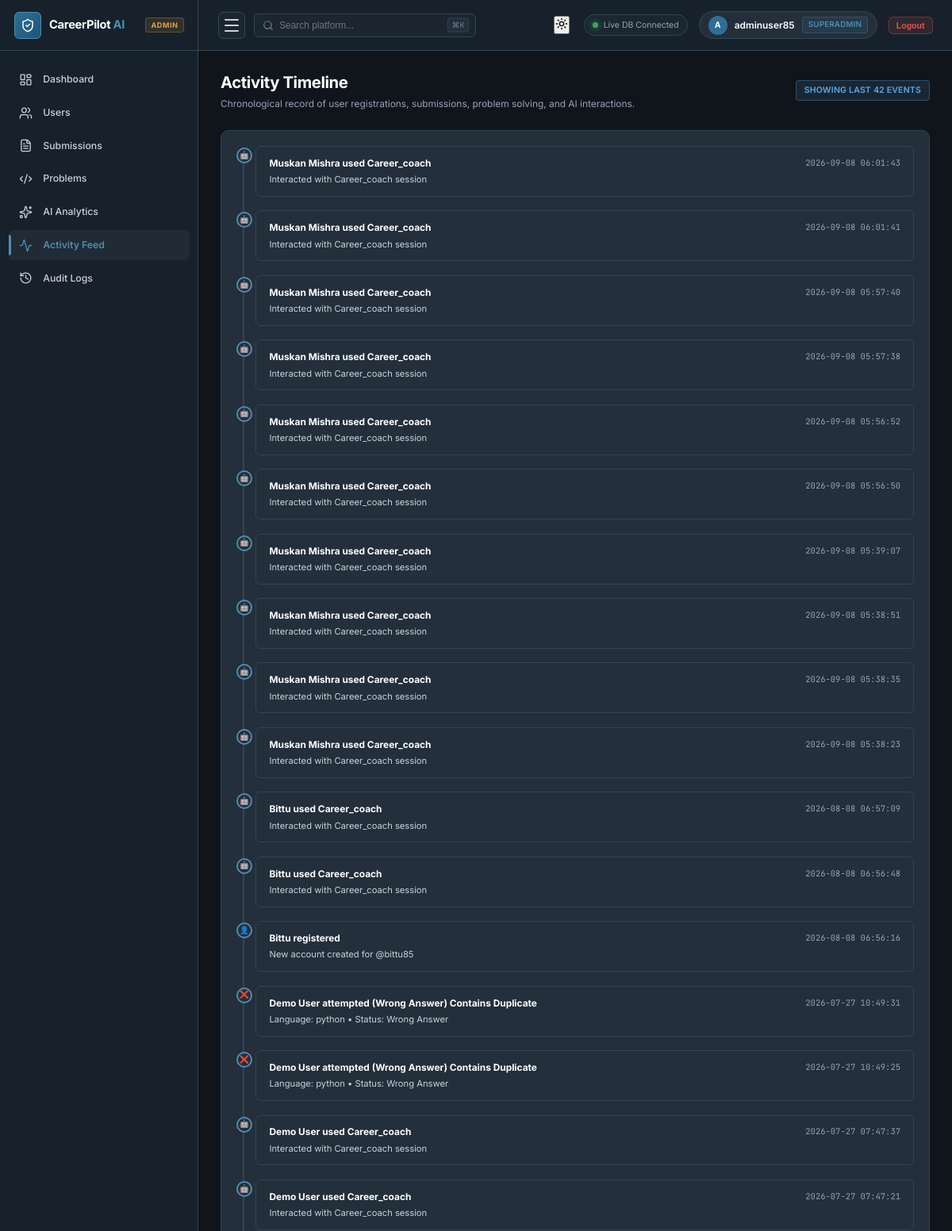
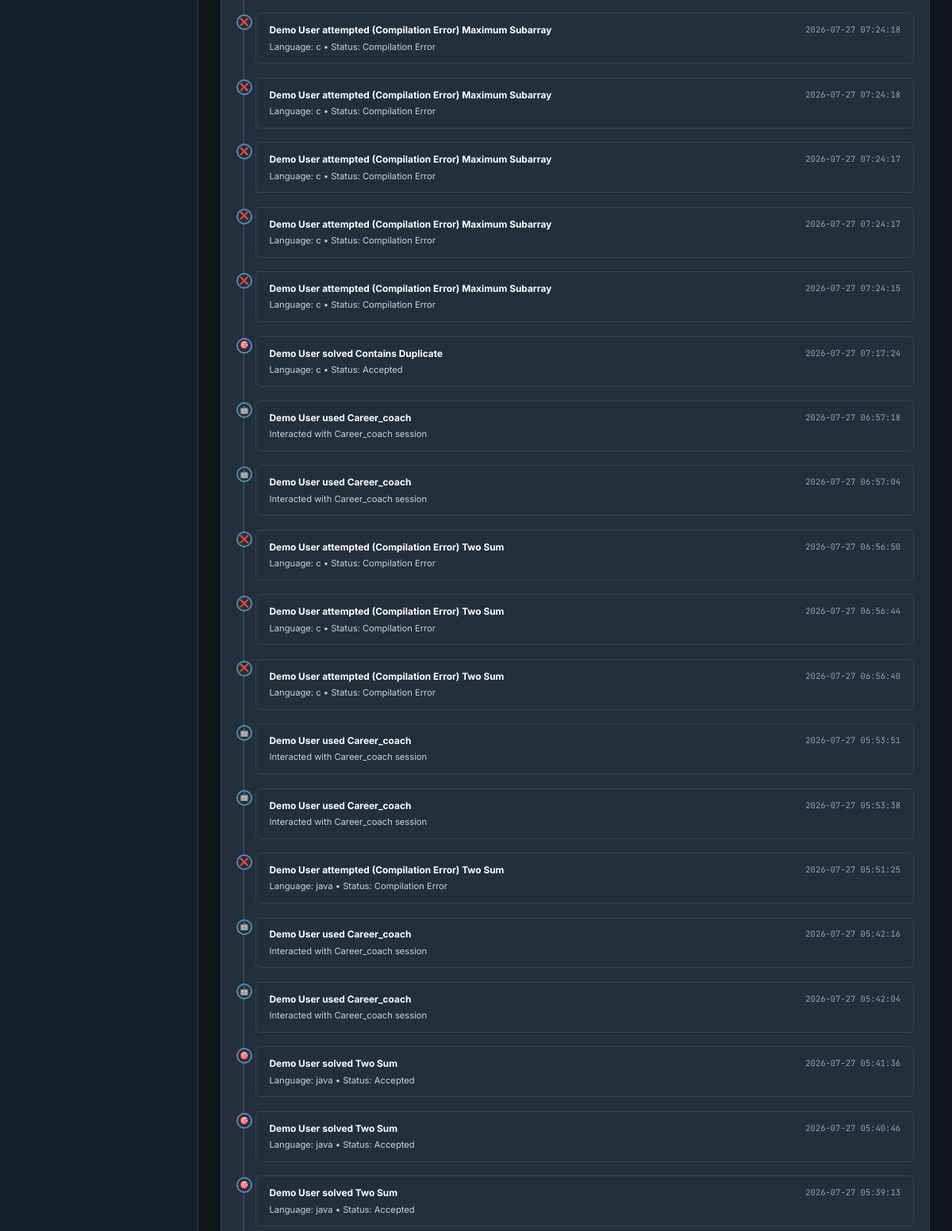
Before: /admin/activity (signed in, upper part) with the older database file (2 pictures, top to bottom).
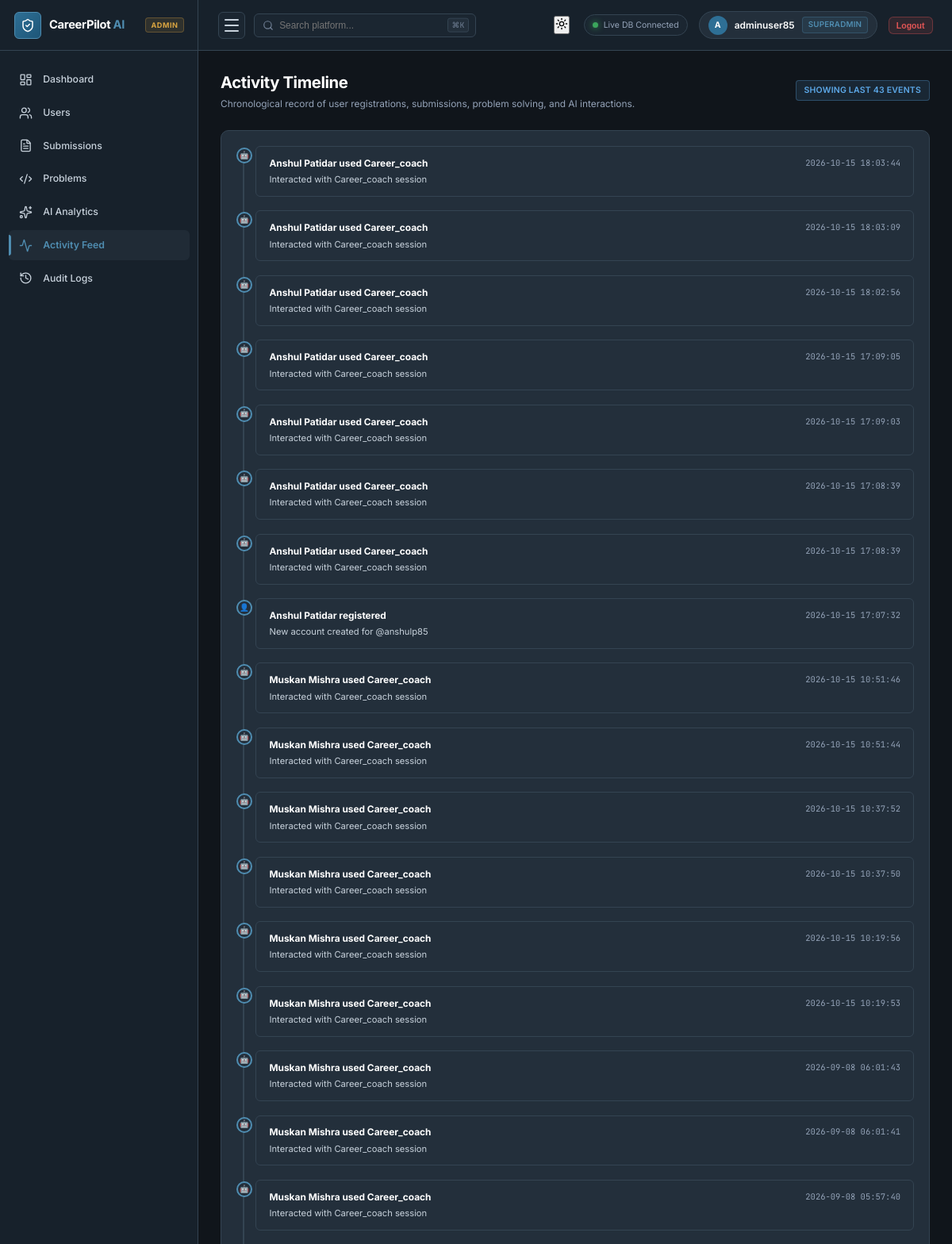
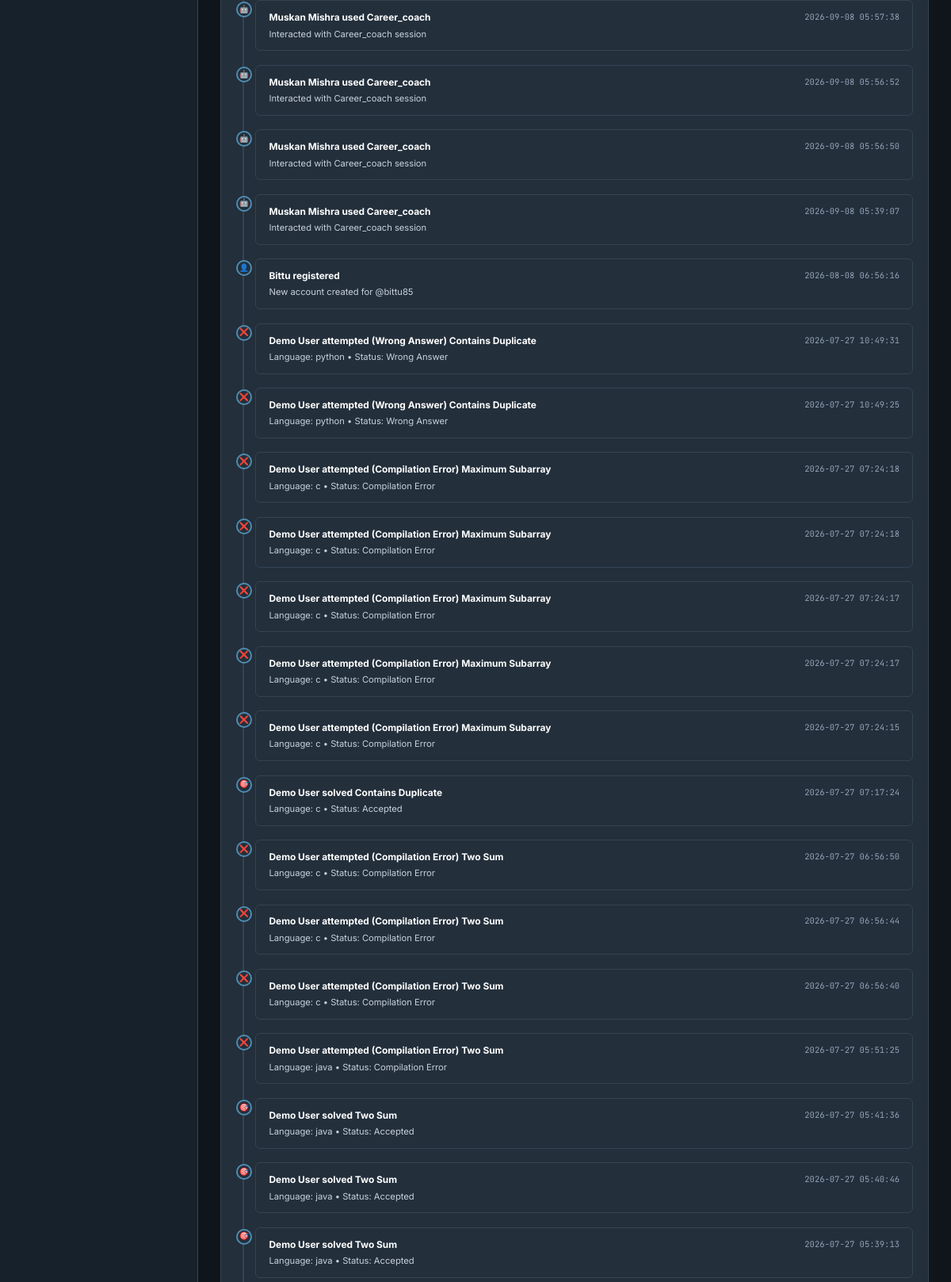
After: the same page with the newer database file (2 pictures, top to bottom).
### tables this page shows
CREATE TABLE chat_history (
    id INTEGER PRIMARY KEY AUTOINCREMENT,
    user_id INTEGER NOT NULL,
    session_id TEXT NOT NULL,
    role TEXT NOT NULL CHECK(role IN ('user', 'assistant', 'system')),
    message TEXT NOT NULL,
    module TEXT DEFAULT 'career_coach',
    metadata TEXT DEFAULT '{}',
    created_at TIMESTAMP DEFAULT CURRENT_TIMESTAMP,
    FOREIGN KEY (user_id) REFERENCES users(id) ON DELETE CASCADE
);

CREATE TABLE users (
    id INTEGER PRIMARY KEY AUTOINCREMENT,
    username TEXT NOT NULL UNIQUE,
    email TEXT NOT NULL UNIQUE,
    password_hash TEXT NOT NULL,
    full_name TEXT DEFAULT '',
    avatar_url TEXT DEFAULT '/static/images/default-avatar.png',
    bio TEXT DEFAULT '',
    phone TEXT DEFAULT '',
    location TEXT DEFAULT '',
    linkedin_url TEXT DEFAULT '',
    github_url TEXT DEFAULT '',
    portfolio_url TEXT DEFAULT '',
    role TEXT DEFAULT 'user' CHECK(role IN ('user', 'admin')),
    is_active INTEGER DEFAULT 1,
    last_login TIMESTAMP,
    created_at TIMESTAMP DEFAULT CURRENT_TIMESTAMP,
    updated_at TIMESTAMP DEFAULT CURRENT_TIMESTAMP
);

CREATE TABLE problem_submissions (
                id INTEGER PRIMARY KEY AUTOINCREMENT,
                user_id INTEGER NOT NULL,
                problem_id INTEGER NOT NULL,
                code TEXT NOT NULL,
                language TEXT NOT NULL,
                status TEXT NOT NULL, -- Accepted, Wrong Answer, Time Limit, Runtime Error, etc
                execution_time INTEGER DEFAULT 0, -- in ms
                memory INTEGER DEFAULT 0, -- in KB
                coding_metrics TEXT,      -- JSON of typing speed, keypresses, deletes, reading time
                created_at TEXT DEFAULT CURRENT_TIMESTAMP,
                FOREIGN KEY (problem_id) REFERENCES problems(id) ON DELETE CASCADE
            );

### backend/routes/admin.py (the view)
@admin_bp.route('/activity')
@admin_required
def activity():
    events = AdminAnalyticsService.get_activity_timeline(limit=60)
    return render_template('admin/activity.html', events=events)

### backend/database/db.py (called while the page is built)
def get_db_path() -> str:
    base_dir = os.path.dirname(os.path.dirname(os.path.dirname(os.path.abspath(__file__))))
    return os.path.join(base_dir, DATABASE_PATH)

def get_connection(db_path: Optional[str] = None) -> sqlite3.Connection:
    path = db_path or get_db_path()
    conn = sqlite3.connect(path)
    conn.row_factory = sqlite3.Row
    conn.execute("PRAGMA foreign_keys = ON")
    conn.execute("PRAGMA journal_mode = WAL")
    return conn

@contextmanager
def get_db(db_path: Optional[str] = None):
    conn = get_connection(db_path)
    try:
        yield conn
        conn.commit()
    except Exception:
        conn.rollback()
        raise
    finally:
        conn.close()

### backend/routes/admin.py (called while the page is built, shortened)
def admin_required(f):
    @functools.wraps(f)
    def decorated_function(*args, **kwargs):
        return f(*args, **kwargs)
    return decorated_function

### templates/admin/activity.html (shortened to what this page needs)
{% extends "admin/layout.html" %}
{% block content %}
<div class="admin-header">
    <div>
        <h1 class="admin-title">Activity Timeline</h1>
        <p class="admin-subtitle">Chronological record of user registrations, submissions, problem solving, and AI interactions.</p>
    </div>
    <div>
        <span class="adm-badge adm-badge-info" style="padding: 4px 10px; font-size: 0.75rem;">
            Showing Last {{ events|length }} Events
        </span>
    </div>
</div>
<div class="adm-card">
    {% if events %}
        <div class="adm-timeline">
            {% for act in events %}
                <div class="adm-timeline-item">
                    <div class="adm-timeline-dot">{{ act.icon }}</div>
                    <div class="adm-timeline-card">
                        <div style="display: flex; justify-content: space-between; align-items: center; margin-bottom: 0.25rem; flex-wrap: wrap; gap: 0.5rem;">
                            <strong style="color: var(--text-primary); font-size: 0.85rem;">{{ act.title }}</strong>
                            <span style="font-size: 0.75rem; color: var(--text-tertiary); font-family: 'JetBrains Mono', monospace;">{{ act.timestamp }}</span>
                        </div>
                        <p style="font-size: 0.8rem; color: var(--text-secondary); margin: 0;">{{ act.detail }}</p>
                    </div>
                </div>
            {% endfor %}
        </div>
    {% else %}
        <p style="text-align: center; padding: 2.5rem; color: var(--text-muted); font-size: 0.85rem;">
            No activity events recorded yet.
        </p>
    {% endif %}
</div>
{% endblock %}

Changed rows visible on the page:
no longer on this page (row unchanged): chat_history: icon "🤖", title "Muskan Mishra used Career_coach", timestamp "2026-09-08 05:38:51", detail "Interacted with Career_coach session"
no longer on this page (row unchanged): chat_history: icon "🤖", title "Muskan Mishra used Career_coach", timestamp "2026-09-08 05:38:35", detail "Interacted with Career_coach session"
no longer on this page (row unchanged): chat_history: icon "🤖", title "Muskan Mishra used Career_coach", timestamp "2026-09-08 05:38:23", detail "Interacted with Career_coach session"
no longer on this page (row unchanged): chat_history: icon "🤖", title "Bittu used Career_coach", timestamp "2026-08-08 06:57:09", detail "Interacted with Career_coach session"
no longer on this page (row unchanged): chat_history: icon "🤖", title "Bittu used Career_coach", timestamp "2026-08-08 06:56:48", detail "Interacted with Career_coach session"
no longer on this page (row unchanged): chat_history: icon "🤖", title "Demo User used Career_coach", timestamp "2026-07-27 07:47:37", detail "Interacted with Career_coach session"
no longer on this page (row unchanged): chat_history: icon "🤖", title "Demo User used Career_coach", timestamp "2026-07-27 07:47:21", detail "Interacted with Career_coach session"
no longer on this page (row unchanged): chat_history: icon "🤖", title "Demo User used Career_coach", timestamp "2026-07-27 06:57:18", detail "Interacted with Career_coach session"
no longer on this page (row unchanged): chat_history: icon "🤖", title "Demo User used Career_coach", timestamp "2026-07-27 06:57:04", detail "Interacted with Career_coach session"
no longer on this page (row unchanged): chat_history: icon "🤖", title "Demo User used Career_coach", timestamp "2026-07-27 05:53:51", detail "Interacted with Career_coach session"
no longer on this page (row unchanged): chat_history: icon "🤖", title "Demo User used Career_coach", timestamp "2026-07-27 05:53:38", detail "Interacted with Career_coach session"
no longer on this page (row unchanged): chat_history: icon "🤖", title "Demo User used Career_coach", timestamp "2026-07-27 05:42:16", detail "Interacted with Career_coach session"
no longer on this page (row unchanged): chat_history: icon "🤖", title "Demo User used Career_coach", timestamp "2026-07-27 05:42:04", detail "Interacted with Career_coach session"
added chat_history: icon "🤖", title "Anshul Patidar used Career_coach", timestamp "2026-10-15 18:03:44", detail "Interacted with Career_coach session"
added chat_history: icon "🤖", title "Anshul Patidar used Career_coach", timestamp "2026-10-15 18:03:09", detail "Interacted with Career_coach session"
added chat_history: icon "🤖", title "Anshul Patidar used Career_coach", timestamp "2026-10-15 18:02:56", detail "Interacted with Career_coach session"
added chat_history: icon "🤖", title "Anshul Patidar used Career_coach", timestamp "2026-10-15 17:09:05", detail "Interacted with Career_coach session"
added chat_history: icon "🤖", title "Anshul Patidar used Career_coach", timestamp "2026-10-15 17:09:03", detail "Interacted with Career_coach session"
added chat_history: icon "🤖", title "Anshul Patidar used Career_coach", timestamp "2026-10-15 17:08:39", detail "Interacted with Career_coach session"
added chat_history: icon "🤖", title "Anshul Patidar used Career_coach", timestamp "2026-10-15 17:08:39", detail "Interacted with Career_coach session"
added users: icon "👤", title "Anshul Patidar registered", timestamp "2026-10-15 17:07:32", detail "New account created for @anshulp85"
added chat_history: icon "🤖", title "Muskan Mishra used Career_coach", timestamp "2026-10-15 10:51:46", detail "Interacted with Career_coach session"
added chat_history: icon "🤖", title "Muskan Mishra used Career_coach", timestamp "2026-10-15 10:51:44", detail "Interacted with Career_coach session"
added chat_history: icon "🤖", title "Muskan Mishra used Career_coach", timestamp "2026-10-15 10:37:52", detail "Interacted with Career_coach session"
added chat_history: icon "🤖", title "Muskan Mishra used Career_coach", timestamp "2026-10-15 10:37:50", detail "Interacted with Career_coach session"
added chat_history: icon "🤖", title "Muskan Mishra used Career_coach", timestamp "2026-10-15 10:19:56", detail "Interacted with Career_coach session"
added chat_history: icon "🤖", title "Muskan Mishra used Career_coach", timestamp "2026-10-15 10:19:53", detail "Interacted with Career_coach session"
Other visible differences:
{{ events|length }}: "42" → "43"
